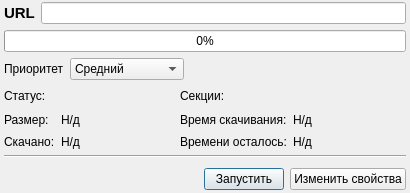
<?xml version="1.0" encoding="UTF-8"?>
<ui version="4.0">
 <class>TaskDialog</class>
 <widget class="QDialog" name="TaskDialog">
  <property name="geometry">
   <rect>
    <x>0</x>
    <y>0</y>
    <width>410</width>
    <height>193</height>
   </rect>
  </property>
  <property name="sizePolicy">
   <sizepolicy hsizetype="Preferred" vsizetype="Preferred">
    <horstretch>0</horstretch>
    <verstretch>0</verstretch>
   </sizepolicy>
  </property>
  <property name="minimumSize">
   <size>
    <width>410</width>
    <height>193</height>
   </size>
  </property>
  <property name="maximumSize">
   <size>
    <width>410</width>
    <height>193</height>
   </size>
  </property>
  <property name="baseSize">
   <size>
    <width>410</width>
    <height>170</height>
   </size>
  </property>
  <property name="windowTitle">
   <string>Задание</string>
  </property>
  <layout class="QVBoxLayout" name="verticalLayout">
   <property name="leftMargin">
    <number>4</number>
   </property>
   <property name="topMargin">
    <number>2</number>
   </property>
   <property name="rightMargin">
    <number>4</number>
   </property>
   <property name="bottomMargin">
    <number>3</number>
   </property>
   <item>
    <layout class="QHBoxLayout" name="horizontalLayout">
     <item>
      <widget class="QLabel" name="label">
       <property name="font">
        <font>
         <pointsize>11</pointsize>
         <weight>75</weight>
         <bold>true</bold>
        </font>
       </property>
       <property name="text">
        <string>URL</string>
       </property>
      </widget>
     </item>
     <item>
      <widget class="QLineEdit" name="lineEdit">
       <property name="minimumSize">
        <size>
         <width>358</width>
         <height>0</height>
        </size>
       </property>
       <property name="acceptDrops">
        <bool>false</bool>
       </property>
       <property name="readOnly">
        <bool>true</bool>
       </property>
      </widget>
     </item>
    </layout>
   </item>
   <item>
    <widget class="QProgressBar" name="progressBar">
     <property name="value">
      <number>0</number>
     </property>
    </widget>
   </item>
   <item>
    <layout class="QHBoxLayout" name="horizontalLayout_3">
     <item>
      <widget class="QLabel" name="label_8">
       <property name="text">
        <string>Приоритет</string>
       </property>
      </widget>
     </item>
     <item>
      <widget class="QComboBox" name="comboBox">
       <property name="currentIndex">
        <number>2</number>
       </property>
       <property name="sizeAdjustPolicy">
        <enum>QComboBox::AdjustToContents</enum>
       </property>
       <item>
        <property name="text">
         <string>Самый низкий</string>
        </property>
       </item>
       <item>
        <property name="text">
         <string>Низкий</string>
        </property>
       </item>
       <item>
        <property name="text">
         <string>Средний</string>
        </property>
       </item>
       <item>
        <property name="text">
         <string>Высокий</string>
        </property>
       </item>
       <item>
        <property name="text">
         <string>Очень высокий</string>
        </property>
       </item>
      </widget>
     </item>
     <item>
      <spacer name="horizontalSpacer_2">
       <property name="orientation">
        <enum>Qt::Horizontal</enum>
       </property>
       <property name="sizeHint" stdset="0">
        <size>
         <width>40</width>
         <height>20</height>
        </size>
       </property>
      </spacer>
     </item>
    </layout>
   </item>
   <item>
    <layout class="QGridLayout" name="gridLayout">
     <item row="0" column="0">
      <widget class="QLabel" name="label_6">
       <property name="sizePolicy">
        <sizepolicy hsizetype="Fixed" vsizetype="Preferred">
         <horstretch>0</horstretch>
         <verstretch>0</verstretch>
        </sizepolicy>
       </property>
       <property name="text">
        <string>Статус:</string>
       </property>
      </widget>
     </item>
     <item row="0" column="1">
      <widget class="QLabel" name="statuslABEL">
       <property name="sizePolicy">
        <sizepolicy hsizetype="Minimum" vsizetype="Preferred">
         <horstretch>0</horstretch>
         <verstretch>0</verstretch>
        </sizepolicy>
       </property>
       <property name="text">
        <string/>
       </property>
      </widget>
     </item>
     <item row="0" column="2">
      <widget class="QLabel" name="label_7">
       <property name="sizePolicy">
        <sizepolicy hsizetype="Fixed" vsizetype="Preferred">
         <horstretch>0</horstretch>
         <verstretch>0</verstretch>
        </sizepolicy>
       </property>
       <property name="text">
        <string>Секции:</string>
       </property>
      </widget>
     </item>
     <item row="0" column="3">
      <widget class="QLabel" name="sectionLabel">
       <property name="sizePolicy">
        <sizepolicy hsizetype="Minimum" vsizetype="Preferred">
         <horstretch>0</horstretch>
         <verstretch>0</verstretch>
        </sizepolicy>
       </property>
       <property name="text">
        <string/>
       </property>
      </widget>
     </item>
     <item row="1" column="0">
      <widget class="QLabel" name="label_2">
       <property name="sizePolicy">
        <sizepolicy hsizetype="Maximum" vsizetype="Preferred">
         <horstretch>0</horstretch>
         <verstretch>0</verstretch>
        </sizepolicy>
       </property>
       <property name="text">
        <string>Размер:</string>
       </property>
      </widget>
     </item>
     <item row="1" column="1">
      <widget class="QLabel" name="sizeLabel">
       <property name="sizePolicy">
        <sizepolicy hsizetype="MinimumExpanding" vsizetype="Preferred">
         <horstretch>0</horstretch>
         <verstretch>0</verstretch>
        </sizepolicy>
       </property>
       <property name="text">
        <string>Н/д</string>
       </property>
      </widget>
     </item>
     <item row="1" column="2" colspan="3">
      <widget class="QLabel" name="label_4">
       <property name="sizePolicy">
        <sizepolicy hsizetype="Maximum" vsizetype="Preferred">
         <horstretch>0</horstretch>
         <verstretch>0</verstretch>
        </sizepolicy>
       </property>
       <property name="text">
        <string>Время скачивания:</string>
       </property>
      </widget>
     </item>
     <item row="1" column="5">
      <widget class="QLabel" name="timeLabel">
       <property name="sizePolicy">
        <sizepolicy hsizetype="MinimumExpanding" vsizetype="Preferred">
         <horstretch>0</horstretch>
         <verstretch>0</verstretch>
        </sizepolicy>
       </property>
       <property name="text">
        <string>Н/д</string>
       </property>
      </widget>
     </item>
     <item row="2" column="0">
      <widget class="QLabel" name="label_3">
       <property name="sizePolicy">
        <sizepolicy hsizetype="Maximum" vsizetype="Preferred">
         <horstretch>0</horstretch>
         <verstretch>0</verstretch>
        </sizepolicy>
       </property>
       <property name="text">
        <string>Скачано:</string>
       </property>
      </widget>
     </item>
     <item row="2" column="1">
      <widget class="QLabel" name="loadLabel">
       <property name="sizePolicy">
        <sizepolicy hsizetype="Minimum" vsizetype="Preferred">
         <horstretch>0</horstretch>
         <verstretch>0</verstretch>
        </sizepolicy>
       </property>
       <property name="text">
        <string>Н/д</string>
       </property>
      </widget>
     </item>
     <item row="2" column="2" colspan="3">
      <widget class="QLabel" name="label_5">
       <property name="sizePolicy">
        <sizepolicy hsizetype="Maximum" vsizetype="Preferred">
         <horstretch>0</horstretch>
         <verstretch>0</verstretch>
        </sizepolicy>
       </property>
       <property name="text">
        <string>Времени осталось:</string>
       </property>
      </widget>
     </item>
     <item row="2" column="5">
      <widget class="QLabel" name="leftLabel">
       <property name="sizePolicy">
        <sizepolicy hsizetype="MinimumExpanding" vsizetype="Preferred">
         <horstretch>0</horstretch>
         <verstretch>0</verstretch>
        </sizepolicy>
       </property>
       <property name="text">
        <string>Н/д</string>
       </property>
      </widget>
     </item>
     <item row="0" column="4" colspan="2">
      <spacer name="horizontalSpacer_3">
       <property name="orientation">
        <enum>Qt::Horizontal</enum>
       </property>
       <property name="sizeHint" stdset="0">
        <size>
         <width>40</width>
         <height>20</height>
        </size>
       </property>
      </spacer>
     </item>
    </layout>
   </item>
   <item>
    <widget class="Line" name="line">
     <property name="orientation">
      <enum>Qt::Horizontal</enum>
     </property>
    </widget>
   </item>
   <item>
    <layout class="QHBoxLayout" name="horizontalLayout_2">
     <property name="topMargin">
      <number>4</number>
     </property>
     <item>
      <spacer name="horizontalSpacer">
       <property name="orientation">
        <enum>Qt::Horizontal</enum>
       </property>
       <property name="sizeHint" stdset="0">
        <size>
         <width>40</width>
         <height>20</height>
        </size>
       </property>
      </spacer>
     </item>
     <item>
      <widget class="QPushButton" name="startButton">
       <property name="text">
        <string>Запустить</string>
       </property>
      </widget>
     </item>
     <item>
      <widget class="QPushButton" name="settingsButton">
       <property name="text">
        <string>Изменить свойства</string>
       </property>
      </widget>
     </item>
    </layout>
   </item>
  </layout>
 </widget>
 <resources/>
 <connections/>
</ui>
